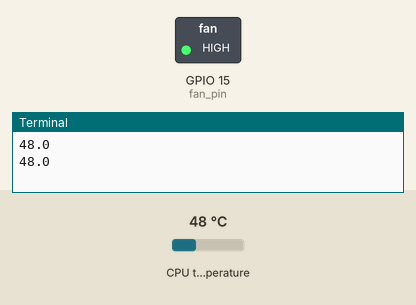
This program was run on a simulated Raspberry Pi (BCM pin numbers). Parts: switched loads named in the program (green lamp = pin HIGH), the last lines printed to the terminal. The inputs (shaded band) are chosen by the test bench; at power-on: CPU temperature 48 °C.

Above: at 1.2 s.
1.3 s: CPU temperature set to 37 °C
3.2 s: CPU temperature set to 34 °C
At 4.5 s:
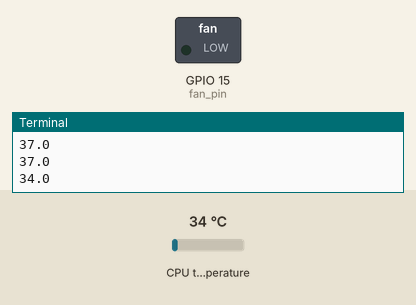
5.5 s: CPU temperature set to 44 °C
At 7.1 s:
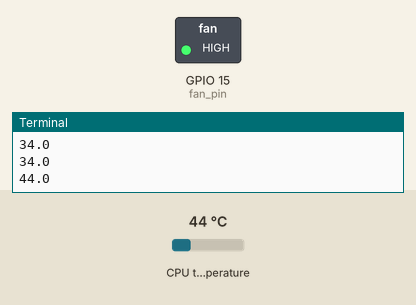
7.6 s: CPU temperature set to 31 °C
At 8.6 s:
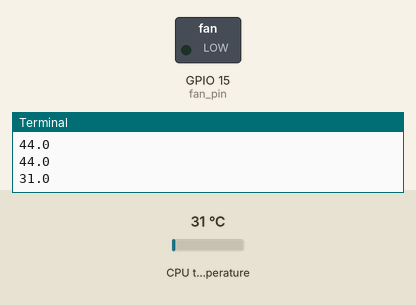
Timing chart, 0 to 10.6 s (numbered marks = the images above; inputs shaded):
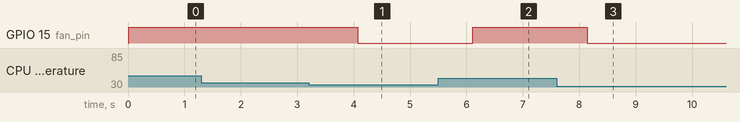

Measured:
- the behaviour switches between 36 and 35 °C on CPU temperature (found by bisection; images 0 and 1)
- after the input at 3.2 s, GPIO 15 (fan_pin): HIGH → LOW after 0.88 s
- after the input at 5.5 s, GPIO 15 (fan_pin): LOW → HIGH after 0.61 s
- after the input at 7.6 s, GPIO 15 (fan_pin): HIGH → LOW after 0.54 s

The program:

fan.py
```python
import RPi.GPIO as GPIO
import os
import time
threshold_on = 35
fan_pin = 15
GPIO.setmode(GPIO.BCM)
GPIO.setwarnings(False)
#fan
GPIO.setup(fan_pin,GPIO.OUT)
GPIO.output(fan_pin,GPIO.LOW)
def measure_temp():
    temp = os.popen("vcgencmd measure_temp").readline()
    return float(temp.replace("temp=","").replace("'C",""))

while True:
    temp = measure_temp()
    print(temp)
    if temp > threshold_on:
        GPIO.output(fan_pin,GPIO.HIGH)
    else:
        GPIO.output(fan_pin,GPIO.LOW)
    time.sleep(1)
```
